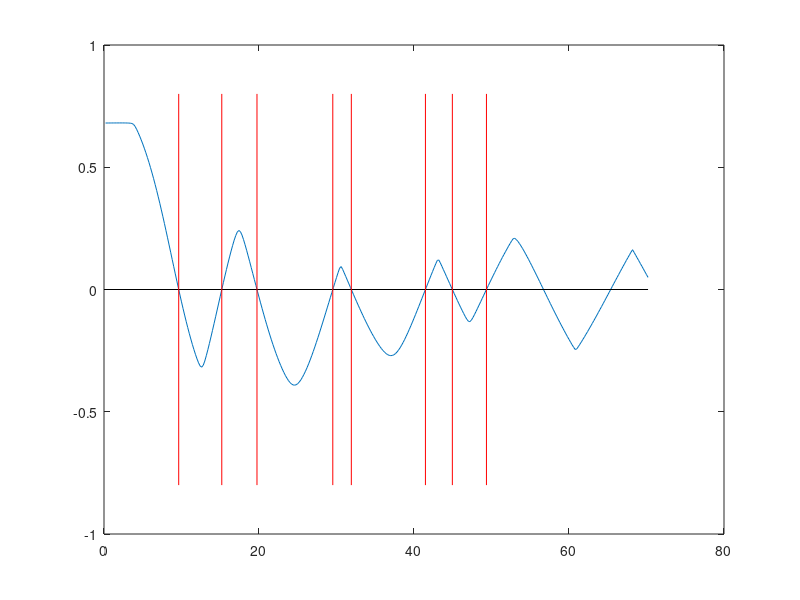

The MATLAB script that drew this image:
% Ldrum_modified.m - first K eigenvalues of Laplacian on L-shaped region
%
% This is a modified version of the "Ldrum" code by T. Betcke and
% L.N. Trefethen. The original computes the first few eigenvalues of
% the Laplacian on the L-shaped region by the method of particular
% solutions, using interior as well as boundary points.
%
% Original source:
%   T. Betcke and L. N. Trefethen, "Reviving the Method of Particular
%   Solutions," SIAM Review, vol. 47, no. 3, pp. 469-491, 2005.
%   DOI: 10.1137/S0036144503437336
%
% Modifications (relative to the original):
%   - parametrized by K, the number of eigenvalues wanted;
%   - the trial range lammax is sized automatically from Weyl's law
%     so that it is guaranteed to contain at least K eigenvalues;
%   - the accuracy parameter N grows with lammax so higher modes
%     stay resolved;
%   - the computed eigenvalues are collected, sorted, and the first K
%     are returned;
%   - the random number generator is seeded so that the random interior
%     collocation points, and hence the output, are reproducible.

% --- Parameters ---
K = 8; % number of eigenvalues wanted

rng(0); % seed the RNG for reproducible interior collocation points

% Upper bound on lambda guaranteed to contain at least K eigenvalues.
% Weyl's law for the L-shape (area = 3): N(lambda) ~ area*lambda/(4*pi),
% so lambda_K ~ 4*pi*K/area.  A safety margin is added.
area = 3;
lammax = (4*pi/area)*K*1.5 + 20; % trial range upper limit

% Accuracy parameter, grown with lammax so high modes stay resolved.
N = max(36, ceil(6*sqrt(lammax))); % no. of terms in Bessel expansion
np = 2*N; % no. of boundary and interior pts
k = 1:N; % orders in Bessel expansion
t1 = 1.5*pi*(.5:np-.5)'/np; % angles of bndry pts
r1 = 1./max(abs(sin(t1)),abs(cos(t1))); % radii of bndry pts
t2 = 1.5*pi*rand(np,1); % angles of interior pts
r2 = rand(np,1)./max(abs(sin(t2)),abs(cos(t2))); % radii interior pts
t = [t1;t2]; r = [r1;r2]; % bndry and interior combined
lamvec = .2:.2:lammax; % trial values of lambda

% Compute subspace angles for various values of lambda:
S = [];
for lam = lamvec
A = sin(2*t*k/3).*bsxfun(@besselj, 2*k/3,sqrt(lam)*r); % CORRECTION TO NEWER MATLAB VERSION
[Q,R] = qr(A,0);
s = min(svd(Q(1:np,:))); % subspace angle for this lam
S = [S s];
end

% Convert to signed subspace angles:
I = 1:length(lamvec); % all lam points
J = I(2:end-1); % interior points
J = J( S(J)<S(J-1) & S(J)<S(J+1) ); % local minima
J = J + (S(J-1)>S(J+1)); % points where sign changes
K0 = 0*I;
K0(J) = 1;
S = S.*(-1).^cumsum(K0); % introduce sign flips

hold off, plot(lamvec,S), hold on % plot signed angle function
plot([0 max(lamvec)],[0 0],'-k') % plot lambda axis

% Find eigenvalues via local 9th-order interpolation:
evals = zeros(1,length(J));
for j = 1:length(J)
I = J(j)-5:J(j)+4;
evals(j) = polyval(polyfit(S(I)/norm(S(I)),lamvec(I),9),0);
end
evals = sort(evals); % ascending order

if length(evals) < K
warning('Only %d eigenvalues found below lambda = %.1f; increase K-range margin.', ...
        length(evals), lammax);
K = length(evals);
end
evals = evals(1:K); % keep the first K

disp(evals') % display the first K eigenvalues
for j = 1:K
plot(evals(j)*[1 1],.8*[-1 1],'r') % plot eigenvalue
end
